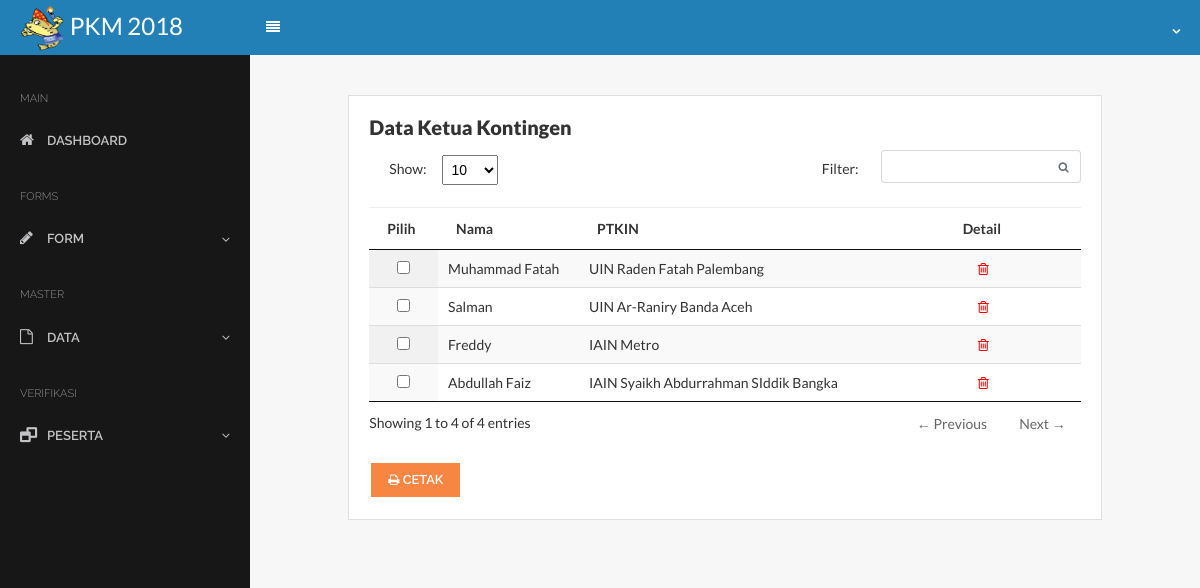
Screenshot of /_adm/daftar_ketua.php (signed in) with the database file from the repository.
### tables this page shows
CREATE TABLE `ketua_kon` (
  `id_ketua` int(2) NOT NULL,
  `id_ptki` varchar(6) NOT NULL,
  `nm_ketua` varchar(50) NOT NULL,
  `nip` varchar(18) NOT NULL,
  `no_hp` varchar(13) NOT NULL,
  `jenis_kelamin` varchar(9) NOT NULL,
  `tgl` date NOT NULL,
  `jabatan` varchar(20) NOT NULL,
  `foto` varchar(100) NOT NULL
);

CREATE TABLE `ptki` (
  `id_ptki` varchar(6) NOT NULL DEFAULT '',
  `nm_ptki` varchar(50) NOT NULL,
  `nm_adm` varchar(50) NOT NULL,
  `username` varchar(20) NOT NULL,
  `password` varchar(20) DEFAULT NULL,
  `email` varchar(30) NOT NULL,
  `logo_ptki` varchar(50) NOT NULL,
  `aktivasi` set('TRUE','FALSE') NOT NULL
);

### _adm/daftar_ketua.php (the view, shortened to what this page needs)
<?php
    require_once("../koneksi.php");
    if (isset($_SESSION['username'])){
?>
<!DOCTYPE HTML>
<html>
<head>
    <link rel="stylesheet" href="../css/tmp/bootstrap.css">
    <link rel="stylesheet" href="../css/tmp/core.css">
    <link rel="stylesheet" href="../css/tmp/components.css">
    <link rel="stylesheet" href="../icons/styles.min.css">
    <link rel="stylesheet" href="../css/tmp/jquery.dataTables.min.css">
    <link rel="stylesheet" href="../css/tmp/default.css">
    <link rel="stylesheet" href="../css/tmp/default.date.css">
</head>
<body>
    <nav class="navbar navbar-toggleable-md">
        <a class="navbar-brand logo" href="#">
            <h4 class="logos" style="color: white;">
                <img src="../img/logoPKM.png" alt="logo PKM" width="45" height="45">  PKM 2018
            </h4>
        </a>
        <div class="collapse navbar-collapse" id="navbarNav">
            <button class="sidebar-toggle btn btn-flat" id="toggle-sidebar-desktop">
                <span>
                    <i class="fa fa-align-justify"></i>
                </span>
            </button>
            <ul class="navbar-nav ml-auto">
                <li class="nav-item dropdown">
                    <a class="nav-link dropdown-toggle dropdown-has-after" href="http://example.com" id="navbarDropdownMenuLink" data-toggle="dropdown" aria-haspopup="true"
                        aria-expanded="false">
                    </a>
                </li>
            </ul>
        </div>
    </nav>
    <div class="page-container">
        <div class="page-content">
            <div id="sidebar-main" class="sidebar sidebar-default">
                <div class="sidebar-content">
                    <?php include_once 'menu.php'; ?>
                </div>
            </div>
            <div class="content-wrapper">
                <div class="content">
                    <div class="row">
                        <div class="col-md-1"></div>
                        <div class="col-md-10">
                            <div class="card">
                                <div class="card-block">
                                    <h5 class="text-bold card-title">
                                        Data Ketua Kontingen
                                    </h5>
                                    <form method="POST" action="cetak_ketua.php" target="_Blank">
                                        <table class="display datatable-pagination table table-stripped" cellspacing="0" width="100%">
                                            <thead>
                                                <tr>
                                                    <th>Pilih</th>
                                                    <th>Nama</th>
                                                    <th>PTKIN</th>
                                                    <th></th>
                                                    <th></th>
                                                    <th>Detail</th>
                                                </tr>
                                            </thead>
                                            <tbody>
                                            <?php
                                                $query = mysqli_query($koneksi,"SELECT ketua_kon.`id_ptki`,ketua_kon.`nm_ketua`,ketua_kon.`foto`,ptki.`nm_ptki`,ptki.`nm_ptki` FROM ketua_kon JOIN ptki ON ketua_kon.`id_ptki` = ptki.`id_ptki`");
                                                    while ($data = mysqli_fetch_array($query)) {
                                                    $id = $data['id_ptki'];
                                            ?>
                                                <tr>
                                                    <td align="center"><input name="selector[]" type="checkbox" value="<?php echo $id; ?>"></td>
                                                    <td><?php echo $data['nm_ketua']; ?></td>
                                                    <td><?php echo $data['nm_ptki']; ?></td>
                                                    <td><?php  ?></td>
                                                    <td><?php  ?></td>
                                                    <td>
                                                        <a data-id="<?php echo "$id"; ?>" data-toggle="modal" data-target="#hapus" style="margin-left: 20%;"><i class="fa fa-trash-o" data-toggle="tooltip" data-placement="right" title="Hapus" style="color: red"></i></a>
                                                    </td>
                                                </tr>
                                            <?php } ?>
                                            </tbody>
                                        </table>
                                        <button type="submit" class="btn btn-warning"><i class="fa fa-print"></i> CETAK</button>
                                    </form>
                                </div>
                            </div>
                        </div>
                    </div>
                </div>
            </div>
        </div>
</body>
</html>
<?php
  } else {
        header("location: login.php");
    }
?>

### css/tmp/core.css (style rules this page uses)
.btn { position: relative; margin: 2px; font-weight: bold; position: relative; font-size: 0.8rem; margin: 2px; font-weight: 600; font-family: 'Raleway', sans-serif; }
.btn > i { font-size: 12px; }
body, input, textarea, button { font-family: "Lato", sans-serif; }
.navbar { margin-bottom: 0; border-width: 1px 0; padding: 0; background-color: #2380B6; color: #fff; }
@media (min-width: 992px) { .navbar { padding-right: 20px; } }
.navbar > .navbar-brand { display: block; float: left; height: 50px; line-height: 36px; padding-left: 20px; min-width: 250px; margin-right: 0; }
.navbar .nav-link { color: #fff; padding: 1.2em 1em; font-size: 0.875rem; }
.navbar .navbar-nav .nav-item { font-weight: 600; font-family: "Raleway", sans-serif; }
.navbar .navbar-nav .nav-item > .nav-link { font-weight: 800; }
.dropdown-toggle { font-style: normal; font-weight: normal; text-align: center; }
.dropdown-toggle:after { content: '\f107'; font-family: 'FontAwesome'; display: inline-block; font-size: 13px; line-height: 1; -webkit-font-smoothing: antialiased; -moz-osx-font-smoothing: grayscale; border: none; width: 0; height: 0; margin-left: 0.3em; vertical-align: middle; margin-top: -7px; }
.card { margin-bottom: 20px; margin-top: 20px; color: #333; border-radius: 0; }

### css/tmp/components.css (style rules this page uses)
html, body { width: 100%; height: 100%; }
body { font-family: "Lato", sans-serif; font-size: 0.875rem !important; background-color: #f7f7f7; }
.page-container { position: relative; }
@media (min-width: 768px) { .page-container { display: table; table-layout: fixed; height: 100%; width: 100%; } }
@media (min-width: 768px) { .page-content { display: table-row; } }
.content { padding: 20px 20px; }
.content:after { content: ''; display: table; clear: both; }
.content-wrapper { padding-bottom: 1.33333; width: 100%; }
@media (min-width: 768px) { .content-wrapper { display: table-cell; vertical-align: top; } }
.sidebar { font-family: 'Raleway', sans-serif; font-size: 0.35rem; font-weight: 600; position: relative; background-color: #181717; color: #c3c3c5; }
@media (min-width: 768px) { .sidebar { display: table-cell; vertical-align: top; width: 250px; } }
.sidebar-default { z-index: 99; }
.sidebar-toggle { background-color: inherit; color: #fff; font-size: 0.875rem; margin: 0; padding: 15px 15px; outline: 0; }
.text-bold { font-weight: 800; }
table.dataTable thead th, table.dataTable thead td { border-bottom: 1px solid #eeeeef; }
table.dataTable thead .sorting { background-image: url("../../lib/img/sort_both.png"); }
table.dataTable thead .sorting_asc { background-image: url("../../lib/img/sort_asc.png"); }

### rows the page displays
ketua_kon: nm_ketua "Muhammad Fatah", id_ptki.nm_ptki "UIN Raden Fatah Palembang"
ketua_kon: nm_ketua "Salman", id_ptki.nm_ptki "UIN Ar-Raniry Banda Aceh"
ketua_kon: nm_ketua "Freddy", id_ptki.nm_ptki "IAIN Metro"
ketua_kon: nm_ketua "Abdullah Faiz", id_ptki.nm_ptki "IAIN Syaikh Abdurrahman SIddik Bangka"
